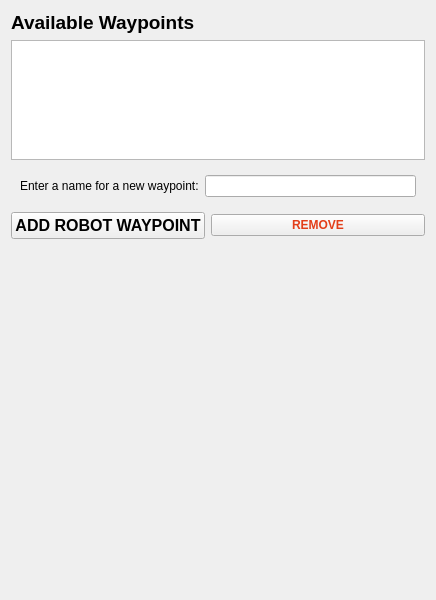
<?xml version="1.0" encoding="UTF-8"?>
<ui version="4.0">
 <class>ActionWaypointUI</class>
 <widget class="QWidget" name="ActionWaypointUI">
  <property name="geometry">
   <rect>
    <x>0</x>
    <y>0</y>
    <width>436</width>
    <height>600</height>
   </rect>
  </property>
  <property name="minimumSize">
   <size>
    <width>0</width>
    <height>600</height>
   </size>
  </property>
  <property name="maximumSize">
   <size>
    <width>436</width>
    <height>16777215</height>
   </size>
  </property>
  <property name="windowTitle">
   <string>Form</string>
  </property>
  <layout class="QGridLayout" name="gridLayout">
   <item row="2" column="0" colspan="3">
    <widget class="QListWidget" name="waypoint_list">
     <property name="minimumSize">
      <size>
       <width>0</width>
       <height>120</height>
      </size>
     </property>
     <property name="maximumSize">
      <size>
       <width>16777215</width>
       <height>120</height>
      </size>
     </property>
    </widget>
   </item>
   <item row="1" column="0" colspan="3">
    <widget class="QLabel" name="label_7">
     <property name="font">
      <font>
       <pointsize>14</pointsize>
       <weight>75</weight>
       <bold>true</bold>
      </font>
     </property>
     <property name="text">
      <string>Available Waypoints</string>
     </property>
    </widget>
   </item>
   <item row="4" column="0">
    <widget class="QPushButton" name="waypoint_added_btn">
     <property name="font">
      <font>
       <pointsize>12</pointsize>
       <weight>75</weight>
       <bold>true</bold>
      </font>
     </property>
     <property name="text">
      <string>ADD ROBOT WAYPOINT</string>
     </property>
    </widget>
   </item>
   <item row="4" column="1" colspan="2">
    <widget class="QPushButton" name="waypoint_remove_btn">
     <property name="font">
      <font>
       <weight>75</weight>
       <bold>true</bold>
      </font>
     </property>
     <property name="styleSheet">
      <string notr="true">color:#E33E19</string>
     </property>
     <property name="text">
      <string>REMOVE</string>
     </property>
    </widget>
   </item>
   <item row="3" column="0" colspan="3">
    <widget class="QWidget" name="widget" native="true">
     <layout class="QGridLayout" name="gridLayout_3">
      <item row="0" column="0">
       <widget class="QLabel" name="label_5">
        <property name="maximumSize">
         <size>
          <width>16777215</width>
          <height>150</height>
         </size>
        </property>
        <property name="text">
         <string>Enter a name for a new waypoint:</string>
        </property>
       </widget>
      </item>
      <item row="0" column="1">
       <widget class="QLineEdit" name="waypoint_name_field">
        <property name="text">
         <string/>
        </property>
       </widget>
      </item>
     </layout>
    </widget>
   </item>
   <item row="5" column="0" colspan="3">
    <spacer name="verticalSpacer">
     <property name="orientation">
      <enum>Qt::Vertical</enum>
     </property>
     <property name="sizeHint" stdset="0">
      <size>
       <width>20</width>
       <height>40</height>
      </size>
     </property>
    </spacer>
   </item>
  </layout>
 </widget>
 <resources/>
 <connections/>
</ui>
